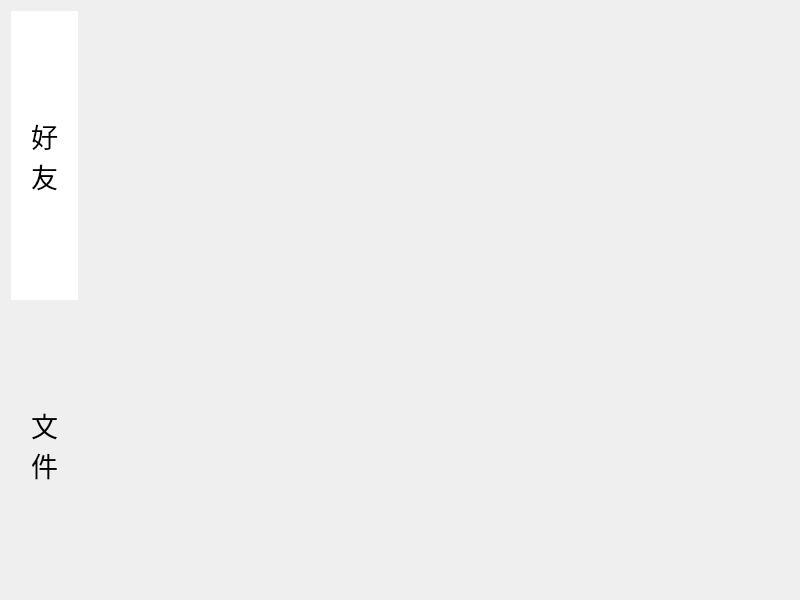
<?xml version="1.0" encoding="UTF-8"?>
<ui version="4.0">
 <class>Index</class>
 <widget class="QWidget" name="Index">
  <property name="geometry">
   <rect>
    <x>0</x>
    <y>0</y>
    <width>800</width>
    <height>600</height>
   </rect>
  </property>
  <property name="windowTitle">
   <string>Form</string>
  </property>
  <layout class="QHBoxLayout" name="horizontalLayout">
   <property name="spacing">
    <number>0</number>
   </property>
   <item>
    <layout class="QVBoxLayout" name="verticalLayout">
     <property name="spacing">
      <number>0</number>
     </property>
     <item>
      <widget class="QPushButton" name="friend_PB">
       <property name="sizePolicy">
        <sizepolicy hsizetype="Minimum" vsizetype="Expanding">
         <horstretch>0</horstretch>
         <verstretch>0</verstretch>
        </sizepolicy>
       </property>
       <property name="minimumSize">
        <size>
         <width>0</width>
         <height>100</height>
        </size>
       </property>
       <property name="font">
        <font>
         <family>Agency FB</family>
         <pointsize>20</pointsize>
        </font>
       </property>
       <property name="styleSheet">
        <string notr="true">border:none;background-color:rgb(255,255,255);padding:20px;</string>
       </property>
       <property name="text">
        <string>好
友</string>
       </property>
      </widget>
     </item>
     <item>
      <widget class="QPushButton" name="file_PB">
       <property name="sizePolicy">
        <sizepolicy hsizetype="Minimum" vsizetype="Expanding">
         <horstretch>0</horstretch>
         <verstretch>0</verstretch>
        </sizepolicy>
       </property>
       <property name="minimumSize">
        <size>
         <width>0</width>
         <height>100</height>
        </size>
       </property>
       <property name="font">
        <font>
         <family>Agency FB</family>
         <pointsize>20</pointsize>
        </font>
       </property>
       <property name="styleSheet">
        <string notr="true">border:none;background-color:rgba(255,255,255,0);padding:20px;</string>
       </property>
       <property name="text">
        <string>文
件</string>
       </property>
      </widget>
     </item>
    </layout>
   </item>
   <item>
    <widget class="QStackedWidget" name="stackedWidget">
     <property name="currentIndex">
      <number>0</number>
     </property>
     <widget class="Friend" name="friendPage"/>
     <widget class="File" name="filePage"/>
    </widget>
   </item>
  </layout>
 </widget>
 <customwidgets>
  <customwidget>
   <class>Friend</class>
   <extends>QWidget</extends>
   <header>friend.h</header>
   <container>1</container>
  </customwidget>
  <customwidget>
   <class>File</class>
   <extends>QWidget</extends>
   <header>file.h</header>
   <container>1</container>
  </customwidget>
 </customwidgets>
 <resources/>
 <connections/>
</ui>
